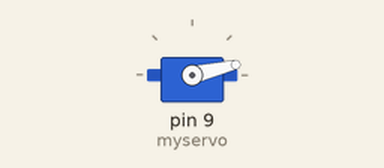
Recording of a sketch running on a simulated Arduino Uno, built with avr-gcc and run on an emulated ATmega328P. Shown: servo.

Above: at 0.05 s.
At 0.85 s:
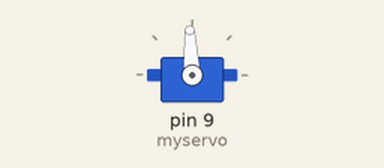
At 1.65 s:
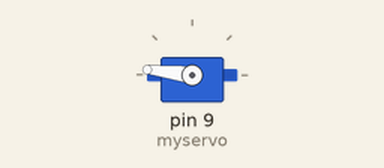
At 3.25 s:
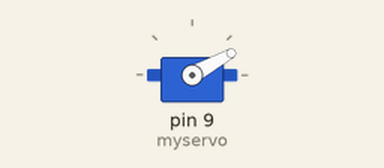
Timing chart, 0 to 7.9 s (numbered marks = the images above):
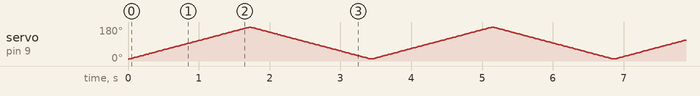

The sketch:

servo_joystick_lenght.ino
```cpp
#include <OneWire.h>
#include <DallasTemperature.h>
#include <Servo.h>

#define ONE_WIRE_BUS 8

OneWire oneWire(ONE_WIRE_BUS);

Servo myservo;

int pos = 0;
int grad;

DallasTemperature sensors(&oneWire);

float Celsius = 0;
float Fahrenheit = 0;

void setup() {
  Serial.begin(9600);
  myservo.attach(9);
  pos = 15;
  myservo.write(pos);
}

void loop() {

  for(pos = 10; pos < 180 ; pos++)  // goes from 0 degrees to 180 degrees
  {                                  // in steps of 1 degree
    myservo.write(pos);              // tell servo to go to position in variable 'pos'
    delay(10);                       // waits 15ms for the servo to reach the position
  }
  for(pos = 180; pos > 10; pos--)     // goes from 180 degrees to 0 degrees
  {
    myservo.write(pos);              // tell servo to go to position in variable 'pos'
    delay(10);                       // waits 15ms for the servo to reach the position
  }
}
```
